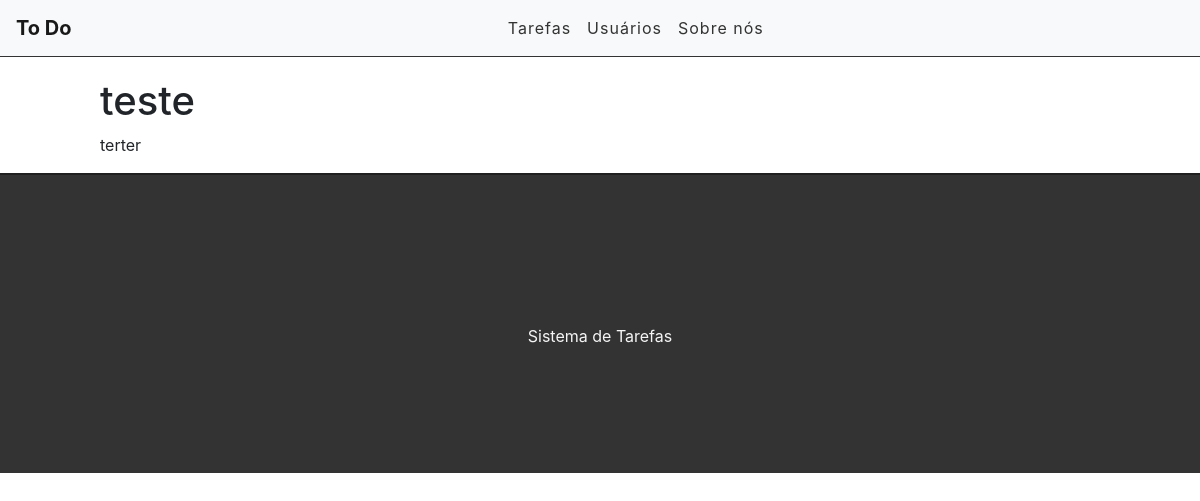
The page /task/6 on the database as committed earlier.
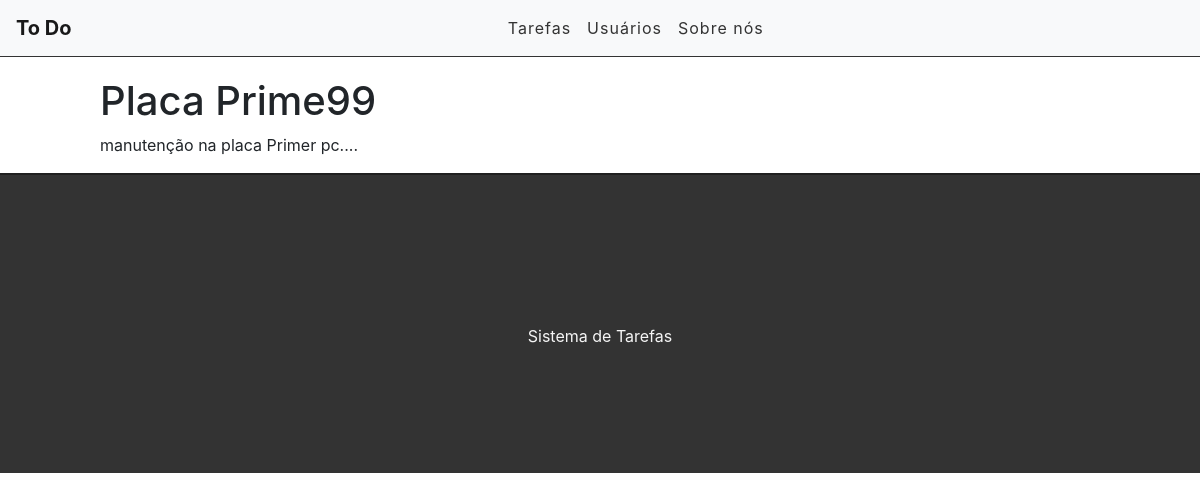
The same page on the database as committed later.
### tasks/models.py (models this page shows, shortened)
class Task(models.Model):
    title = models.CharField(max_length=255)
    description = models.TextField()
    done = models.CharField(max_length=5, choices=STATUS)
    created_at = models.DateTimeField(auto_now_add=True)
    update_at = models.DateTimeField(auto_now=True)

### tasks/views.py (the view)
# urls.py: path('task/<int:id>', views.taskView, name="task-view"),
def taskView(request, id):
    task = get_object_or_404(Task, pk=id)
    return render(request, 'tasks/task.html', {'task': task})

### tasks/templates/tasks/task.html (shortened to what this page needs)
{% extends 'base.html' %}
{% block content %}
<div class="offset-1 col-10 list-div">
    <h1>{{task.title}}</h1>
    <p>{{task.description}}</p>
</div>
{% endblock %}

Rows that differ between the two databases and show on the page:
changed Task: title "teste" → "Placa Prime99"; description "terter" → "manutenção na placa Primer pc...."
